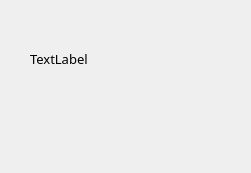
<?xml version="1.0" encoding="UTF-8"?>
<ui version="4.0">
 <class>Form</class>
 <widget class="QWidget" name="Form">
  <property name="geometry">
   <rect>
    <x>0</x>
    <y>0</y>
    <width>251</width>
    <height>173</height>
   </rect>
  </property>
  <property name="sizePolicy">
   <sizepolicy hsizetype="Preferred" vsizetype="Expanding">
    <horstretch>0</horstretch>
    <verstretch>0</verstretch>
   </sizepolicy>
  </property>
  <property name="minimumSize">
   <size>
    <width>0</width>
    <height>20</height>
   </size>
  </property>
  <property name="maximumSize">
   <size>
    <width>16777215</width>
    <height>16777215</height>
   </size>
  </property>
  <property name="windowTitle">
   <string>Form</string>
  </property>
  <layout class="QGridLayout" name="gridLayout">
   <property name="margin">
    <number>0</number>
   </property>
   <property name="spacing">
    <number>0</number>
   </property>
   <item row="0" column="0">
    <widget class="QWidget" name="categoryWidget" native="true">
     <property name="sizePolicy">
      <sizepolicy hsizetype="Preferred" vsizetype="Expanding">
       <horstretch>0</horstretch>
       <verstretch>0</verstretch>
      </sizepolicy>
     </property>
     <property name="minimumSize">
      <size>
       <width>0</width>
       <height>20</height>
      </size>
     </property>
     <property name="maximumSize">
      <size>
       <width>16777215</width>
       <height>16777215</height>
      </size>
     </property>
     <layout class="QGridLayout" name="categoryLayout">
      <property name="leftMargin">
       <number>0</number>
      </property>
      <property name="topMargin">
       <number>0</number>
      </property>
      <property name="rightMargin">
       <number>0</number>
      </property>
      <property name="bottomMargin">
       <number>6</number>
      </property>
      <property name="spacing">
       <number>0</number>
      </property>
      <item row="2" column="0">
       <widget class="QWidget" name="verticalWidget" native="true">
        <property name="sizePolicy">
         <sizepolicy hsizetype="Preferred" vsizetype="Fixed">
          <horstretch>0</horstretch>
          <verstretch>0</verstretch>
         </sizepolicy>
        </property>
        <property name="minimumSize">
         <size>
          <width>0</width>
          <height>0</height>
         </size>
        </property>
        <layout class="QVBoxLayout" name="UserLayout">
         <property name="spacing">
          <number>0</number>
         </property>
         <property name="margin">
          <number>0</number>
         </property>
        </layout>
       </widget>
      </item>
      <item row="0" column="0">
       <layout class="QHBoxLayout" name="horizontalLayout">
        <property name="spacing">
         <number>0</number>
        </property>
        <item>
         <widget class="QPushButton" name="expandBtn">
          <property name="sizePolicy">
           <sizepolicy hsizetype="Fixed" vsizetype="Fixed">
            <horstretch>0</horstretch>
            <verstretch>0</verstretch>
           </sizepolicy>
          </property>
          <property name="minimumSize">
           <size>
            <width>20</width>
            <height>20</height>
           </size>
          </property>
          <property name="maximumSize">
           <size>
            <width>20</width>
            <height>20</height>
           </size>
          </property>
          <property name="autoFillBackground">
           <bool>true</bool>
          </property>
          <property name="styleSheet">
           <string notr="true"/>
          </property>
          <property name="text">
           <string/>
          </property>
          <property name="default">
           <bool>false</bool>
          </property>
          <property name="flat">
           <bool>true</bool>
          </property>
         </widget>
        </item>
        <item>
         <widget class="QLabel" name="categoryLabel">
          <property name="minimumSize">
           <size>
            <width>0</width>
            <height>20</height>
           </size>
          </property>
          <property name="maximumSize">
           <size>
            <width>16777215</width>
            <height>20</height>
           </size>
          </property>
          <property name="font">
           <font>
            <family>微软雅黑</family>
            <pointsize>10</pointsize>
           </font>
          </property>
          <property name="text">
           <string>TextLabel</string>
          </property>
          <property name="indent">
           <number>10</number>
          </property>
         </widget>
        </item>
       </layout>
      </item>
     </layout>
    </widget>
   </item>
  </layout>
 </widget>
 <resources/>
 <connections/>
</ui>
